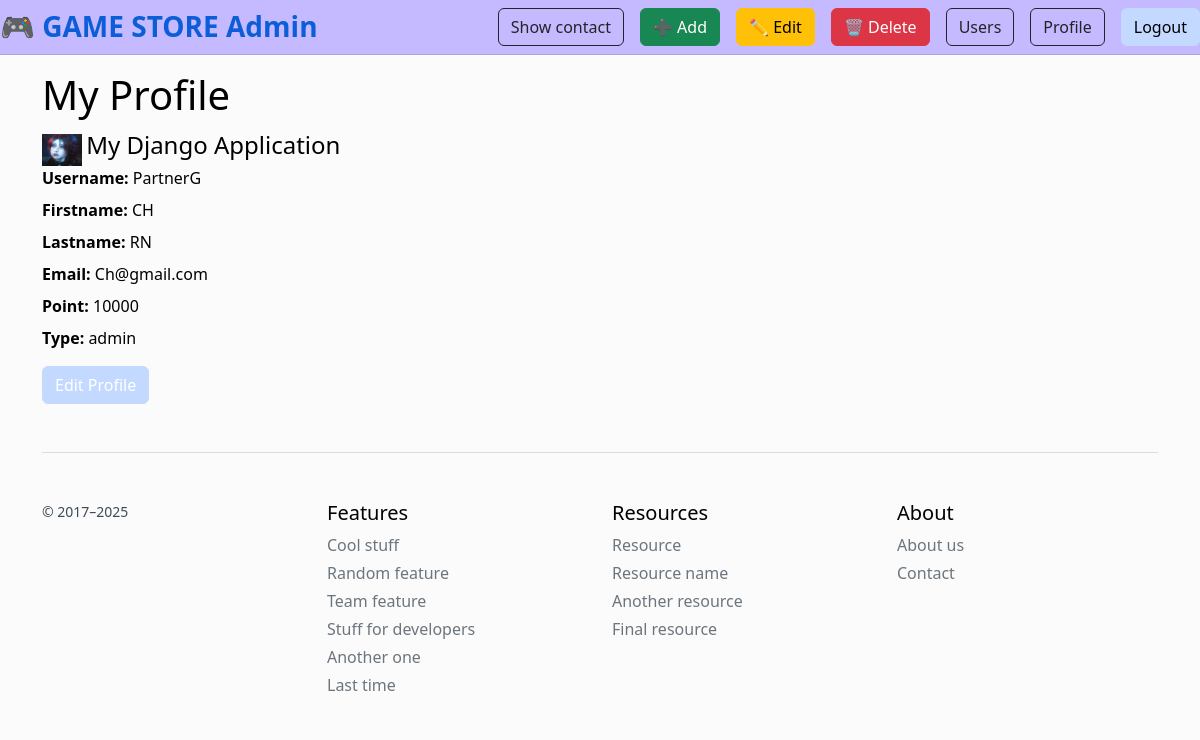
Screenshot of /profile/ (signed in) with the database file from the repository.
### myapp/models.py (models this page shows, shortened)
class Profile(models.Model):
    user = models.OneToOneField(User, on_delete=models.CASCADE)
    usertype = models.CharField(max_length=100, default='member')   # member / vip / vvip
    point = models.IntegerField(default=0)
    from django.db import models

### myapp/views.py (the view)
# urls.py: path("profile/", userProfile, name="profile-page"),
def userProfile(request):
    profile, _ = Profile.objects.get_or_create(user=request.user)
    context = {"profile": profile}
    return render(request, "myapp/profile.html", context)

### myapp/template/myapp/profile.html
{% extends 'myapp/base.html' %}
{% block myheader %}
  <h1>My Profile</h1>
{% endblock myheader %}
{% block content %}
  <div class="form-group mb-2">
    <strong>Username:</strong> {{ profile.user.username }}
  </div>
  <div class="form-group mb-2">
    <strong>Firstname:</strong> {{ profile.user.first_name }}
  </div>
  <div class="form-group mb-2">
    <strong>Lastname:</strong> {{ profile.user.last_name }}
  </div>
  <div class="form-group mb-2">
    <strong>Email:</strong> {{ profile.user.email }}
  </div>
  <div class="form-group mb-2">
    <strong>Point:</strong> {{ profile.point }}
  </div>
  <div class="form-group mb-3">
    <strong>Type:</strong> {{ profile.usertype }}
  </div>
  <p><a href="{% url 'editprofile-page' %}" class="btn btn-secondary text-white">Edit Profile</a></p>
{% endblock content %}

### myapp/template/myapp/base.html (style rules this page uses)
:root { --bg: #FBFBFB; --bg-elev: #E8F9FF; --card-bg: #FFFFFF; --text: #000000; --muted: #3f4a59; --accent: #C5BAFF; --accent-2: #C4D9FF; --border: rgba(31, 41, 55, .15); }
html, body { background-color: var(--bg); color: var(--text); }
a { color: #0b5ed7; }
.btn-secondary { background-color: var(--accent-2); border-color: var(--accent-2); color: #000000; }

### rows the page displays
Profile: user.username "PartnerG", user.first_name "CH", user.last_name "RN", user.email "Ch@gmail.com", point "10000", usertype "admin"
